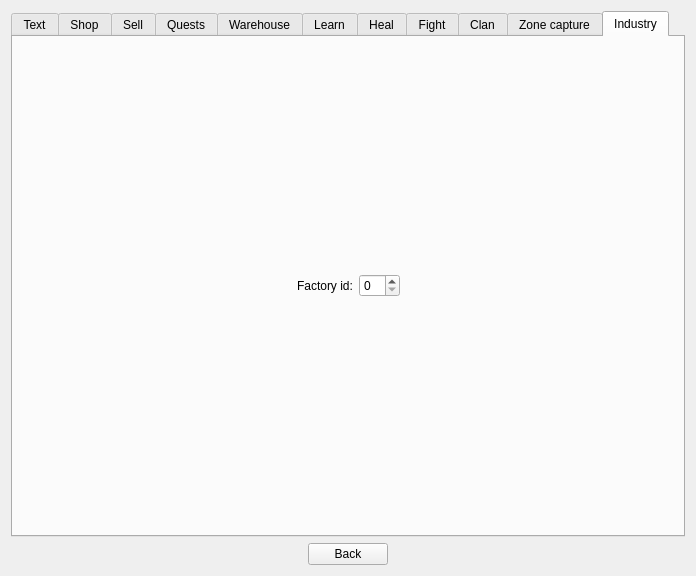
<?xml version="1.0" encoding="UTF-8"?>
<ui version="4.0">
 <class>MainWindow</class>
 <widget class="QMainWindow" name="MainWindow">
  <property name="geometry">
   <rect>
    <x>0</x>
    <y>0</y>
    <width>696</width>
    <height>576</height>
   </rect>
  </property>
  <property name="windowTitle">
   <string>Bot editor</string>
  </property>
  <widget class="QWidget" name="centralWidget">
   <layout class="QHBoxLayout" name="horizontalLayout">
    <property name="spacing">
     <number>0</number>
    </property>
    <property name="margin">
     <number>0</number>
    </property>
    <item>
     <widget class="QStackedWidget" name="stackedWidget">
      <property name="currentIndex">
       <number>3</number>
      </property>
      <widget class="QWidget" name="page_welcome">
       <layout class="QVBoxLayout" name="verticalLayout">
        <item>
         <spacer name="verticalSpacer_2">
          <property name="orientation">
           <enum>Qt::Vertical</enum>
          </property>
          <property name="sizeHint" stdset="0">
           <size>
            <width>20</width>
            <height>164</height>
           </size>
          </property>
         </spacer>
        </item>
        <item>
         <layout class="QHBoxLayout" name="horizontalLayout_3">
          <item>
           <spacer name="horizontalSpacer">
            <property name="orientation">
             <enum>Qt::Horizontal</enum>
            </property>
            <property name="sizeHint" stdset="0">
             <size>
              <width>40</width>
              <height>20</height>
             </size>
            </property>
           </spacer>
          </item>
          <item>
           <widget class="QLineEdit" name="lineEditBotFile"/>
          </item>
          <item>
           <widget class="QPushButton" name="browseBotFile">
            <property name="text">
             <string>Browse</string>
            </property>
           </widget>
          </item>
          <item>
           <spacer name="horizontalSpacer_2">
            <property name="orientation">
             <enum>Qt::Horizontal</enum>
            </property>
            <property name="sizeHint" stdset="0">
             <size>
              <width>40</width>
              <height>20</height>
             </size>
            </property>
           </spacer>
          </item>
         </layout>
        </item>
        <item>
         <spacer name="verticalSpacer">
          <property name="orientation">
           <enum>Qt::Vertical</enum>
          </property>
          <property name="sizeHint" stdset="0">
           <size>
            <width>20</width>
            <height>165</height>
           </size>
          </property>
         </spacer>
        </item>
        <item>
         <layout class="QHBoxLayout" name="horizontalLayout_2">
          <item>
           <spacer name="horizontalSpacer_3">
            <property name="orientation">
             <enum>Qt::Horizontal</enum>
            </property>
            <property name="sizeHint" stdset="0">
             <size>
              <width>40</width>
              <height>20</height>
             </size>
            </property>
           </spacer>
          </item>
          <item>
           <widget class="QPushButton" name="openBotFile">
            <property name="text">
             <string>Open</string>
            </property>
           </widget>
          </item>
          <item>
           <spacer name="horizontalSpacer_4">
            <property name="orientation">
             <enum>Qt::Horizontal</enum>
            </property>
            <property name="sizeHint" stdset="0">
             <size>
              <width>40</width>
              <height>20</height>
             </size>
            </property>
           </spacer>
          </item>
         </layout>
        </item>
        <item>
         <spacer name="verticalSpacer_3">
          <property name="orientation">
           <enum>Qt::Vertical</enum>
          </property>
          <property name="sizeHint" stdset="0">
           <size>
            <width>20</width>
            <height>164</height>
           </size>
          </property>
         </spacer>
        </item>
       </layout>
      </widget>
      <widget class="QWidget" name="page_bot_list">
       <layout class="QVBoxLayout" name="verticalLayout_2">
        <item>
         <widget class="QLabel" name="label">
          <property name="text">
           <string>Bot list:</string>
          </property>
         </widget>
        </item>
        <item>
         <widget class="QListWidget" name="botList"/>
        </item>
        <item>
         <layout class="QHBoxLayout" name="horizontalLayout_4">
          <item>
           <spacer name="horizontalSpacer_5">
            <property name="orientation">
             <enum>Qt::Horizontal</enum>
            </property>
            <property name="sizeHint" stdset="0">
             <size>
              <width>40</width>
              <height>20</height>
             </size>
            </property>
           </spacer>
          </item>
          <item>
           <widget class="QPushButton" name="botListAdd">
            <property name="text">
             <string>Add</string>
            </property>
           </widget>
          </item>
          <item>
           <spacer name="horizontalSpacer_6">
            <property name="orientation">
             <enum>Qt::Horizontal</enum>
            </property>
            <property name="sizeHint" stdset="0">
             <size>
              <width>40</width>
              <height>20</height>
             </size>
            </property>
           </spacer>
          </item>
          <item>
           <widget class="QPushButton" name="botListEdit">
            <property name="text">
             <string>Edit</string>
            </property>
           </widget>
          </item>
          <item>
           <spacer name="horizontalSpacer_7">
            <property name="orientation">
             <enum>Qt::Horizontal</enum>
            </property>
            <property name="sizeHint" stdset="0">
             <size>
              <width>40</width>
              <height>20</height>
             </size>
            </property>
           </spacer>
          </item>
          <item>
           <widget class="QPushButton" name="botListDelete">
            <property name="text">
             <string>Delete</string>
            </property>
           </widget>
          </item>
          <item>
           <spacer name="horizontalSpacer_8">
            <property name="orientation">
             <enum>Qt::Horizontal</enum>
            </property>
            <property name="sizeHint" stdset="0">
             <size>
              <width>40</width>
              <height>20</height>
             </size>
            </property>
           </spacer>
          </item>
         </layout>
        </item>
        <item>
         <layout class="QHBoxLayout" name="horizontalLayout_5">
          <item>
           <spacer name="horizontalSpacer_10">
            <property name="orientation">
             <enum>Qt::Horizontal</enum>
            </property>
            <property name="sizeHint" stdset="0">
             <size>
              <width>40</width>
              <height>20</height>
             </size>
            </property>
           </spacer>
          </item>
          <item>
           <widget class="QPushButton" name="botFileSave">
            <property name="text">
             <string>Save</string>
            </property>
           </widget>
          </item>
          <item>
           <spacer name="horizontalSpacer_9">
            <property name="orientation">
             <enum>Qt::Horizontal</enum>
            </property>
            <property name="sizeHint" stdset="0">
             <size>
              <width>40</width>
              <height>20</height>
             </size>
            </property>
           </spacer>
          </item>
         </layout>
        </item>
       </layout>
      </widget>
      <widget class="QWidget" name="page_step_list">
       <layout class="QVBoxLayout" name="verticalLayout_3">
        <item>
         <widget class="QLabel" name="stepListTitle">
          <property name="text">
           <string>Step list</string>
          </property>
         </widget>
        </item>
        <item>
         <widget class="QListWidget" name="stepList"/>
        </item>
        <item>
         <layout class="QHBoxLayout" name="horizontalLayout_6">
          <item>
           <spacer name="horizontalSpacer_11">
            <property name="orientation">
             <enum>Qt::Horizontal</enum>
            </property>
            <property name="sizeHint" stdset="0">
             <size>
              <width>40</width>
              <height>20</height>
             </size>
            </property>
           </spacer>
          </item>
          <item>
           <widget class="QPushButton" name="stepListAdd">
            <property name="text">
             <string>Add</string>
            </property>
           </widget>
          </item>
          <item>
           <spacer name="horizontalSpacer_12">
            <property name="orientation">
             <enum>Qt::Horizontal</enum>
            </property>
            <property name="sizeHint" stdset="0">
             <size>
              <width>40</width>
              <height>20</height>
             </size>
            </property>
           </spacer>
          </item>
          <item>
           <widget class="QPushButton" name="stepListEdit">
            <property name="text">
             <string>Edit</string>
            </property>
           </widget>
          </item>
          <item>
           <spacer name="horizontalSpacer_13">
            <property name="orientation">
             <enum>Qt::Horizontal</enum>
            </property>
            <property name="sizeHint" stdset="0">
             <size>
              <width>40</width>
              <height>20</height>
             </size>
            </property>
           </spacer>
          </item>
          <item>
           <widget class="QPushButton" name="stepListDelete">
            <property name="text">
             <string>Delete</string>
            </property>
           </widget>
          </item>
          <item>
           <spacer name="horizontalSpacer_14">
            <property name="orientation">
             <enum>Qt::Horizontal</enum>
            </property>
            <property name="sizeHint" stdset="0">
             <size>
              <width>40</width>
              <height>20</height>
             </size>
            </property>
           </spacer>
          </item>
         </layout>
        </item>
        <item>
         <layout class="QHBoxLayout" name="horizontalLayout_7">
          <item>
           <spacer name="horizontalSpacer_15">
            <property name="orientation">
             <enum>Qt::Horizontal</enum>
            </property>
            <property name="sizeHint" stdset="0">
             <size>
              <width>40</width>
              <height>20</height>
             </size>
            </property>
           </spacer>
          </item>
          <item>
           <widget class="QPushButton" name="stepListBack">
            <property name="text">
             <string>Back</string>
            </property>
           </widget>
          </item>
          <item>
           <spacer name="horizontalSpacer_16">
            <property name="orientation">
             <enum>Qt::Horizontal</enum>
            </property>
            <property name="sizeHint" stdset="0">
             <size>
              <width>40</width>
              <height>20</height>
             </size>
            </property>
           </spacer>
          </item>
         </layout>
        </item>
       </layout>
      </widget>
      <widget class="QWidget" name="page_step_edit">
       <layout class="QVBoxLayout" name="verticalLayout_4">
        <item>
         <widget class="QTabWidget" name="tabWidget">
          <property name="currentIndex">
           <number>10</number>
          </property>
          <widget class="QWidget" name="tabText">
           <attribute name="title">
            <string>Text</string>
           </attribute>
           <layout class="QVBoxLayout" name="verticalLayout_5">
            <item>
             <layout class="QHBoxLayout" name="horizontalLayout_9">
              <item>
               <widget class="QLabel" name="label_2">
                <property name="text">
                 <string>Languages:</string>
                </property>
               </widget>
              </item>
              <item>
               <widget class="QComboBox" name="stepEditLanguageList"/>
              </item>
              <item>
               <widget class="QPushButton" name="stepEditLanguageAdd">
                <property name="text">
                 <string>Add</string>
                </property>
               </widget>
              </item>
              <item>
               <widget class="QPushButton" name="stepEditLanguageRemove">
                <property name="text">
                 <string>Remove</string>
                </property>
               </widget>
              </item>
              <item>
               <spacer name="horizontalSpacer_19">
                <property name="orientation">
                 <enum>Qt::Horizontal</enum>
                </property>
                <property name="sizeHint" stdset="0">
                 <size>
                  <width>40</width>
                  <height>20</height>
                 </size>
                </property>
               </spacer>
              </item>
             </layout>
            </item>
            <item>
             <widget class="QPlainTextEdit" name="plainTextEdit"/>
            </item>
           </layout>
          </widget>
          <widget class="QWidget" name="tabShop">
           <attribute name="title">
            <string>Shop</string>
           </attribute>
           <layout class="QVBoxLayout" name="verticalLayout_6">
            <item>
             <spacer name="verticalSpacer_4">
              <property name="orientation">
               <enum>Qt::Vertical</enum>
              </property>
              <property name="sizeHint" stdset="0">
               <size>
                <width>20</width>
                <height>232</height>
               </size>
              </property>
             </spacer>
            </item>
            <item>
             <layout class="QHBoxLayout" name="horizontalLayout_10">
              <item>
               <spacer name="horizontalSpacer_20">
                <property name="orientation">
                 <enum>Qt::Horizontal</enum>
                </property>
                <property name="sizeHint" stdset="0">
                 <size>
                  <width>40</width>
                  <height>20</height>
                 </size>
                </property>
               </spacer>
              </item>
              <item>
               <widget class="QLabel" name="label_3">
                <property name="text">
                 <string>Shop id:</string>
                </property>
               </widget>
              </item>
              <item>
               <widget class="QSpinBox" name="stepEditShop">
                <property name="minimum">
                 <number>1</number>
                </property>
                <property name="maximum">
                 <number>999999999</number>
                </property>
               </widget>
              </item>
              <item>
               <spacer name="horizontalSpacer_21">
                <property name="orientation">
                 <enum>Qt::Horizontal</enum>
                </property>
                <property name="sizeHint" stdset="0">
                 <size>
                  <width>40</width>
                  <height>20</height>
                 </size>
                </property>
               </spacer>
              </item>
             </layout>
            </item>
            <item>
             <spacer name="verticalSpacer_5">
              <property name="orientation">
               <enum>Qt::Vertical</enum>
              </property>
              <property name="sizeHint" stdset="0">
               <size>
                <width>20</width>
                <height>232</height>
               </size>
              </property>
             </spacer>
            </item>
           </layout>
          </widget>
          <widget class="QWidget" name="tabSell">
           <attribute name="title">
            <string>Sell</string>
           </attribute>
           <layout class="QVBoxLayout" name="verticalLayout_7">
            <item>
             <spacer name="verticalSpacer_6">
              <property name="orientation">
               <enum>Qt::Vertical</enum>
              </property>
              <property name="sizeHint" stdset="0">
               <size>
                <width>20</width>
                <height>232</height>
               </size>
              </property>
             </spacer>
            </item>
            <item>
             <layout class="QHBoxLayout" name="horizontalLayout_11">
              <item>
               <spacer name="horizontalSpacer_22">
                <property name="orientation">
                 <enum>Qt::Horizontal</enum>
                </property>
                <property name="sizeHint" stdset="0">
                 <size>
                  <width>40</width>
                  <height>20</height>
                 </size>
                </property>
               </spacer>
              </item>
              <item>
               <widget class="QLabel" name="label_4">
                <property name="text">
                 <string>Sell into the shop id:</string>
                </property>
               </widget>
              </item>
              <item>
               <widget class="QSpinBox" name="stepEditSell">
                <property name="minimum">
                 <number>1</number>
                </property>
                <property name="maximum">
                 <number>999999999</number>
                </property>
               </widget>
              </item>
              <item>
               <spacer name="horizontalSpacer_23">
                <property name="orientation">
                 <enum>Qt::Horizontal</enum>
                </property>
                <property name="sizeHint" stdset="0">
                 <size>
                  <width>40</width>
                  <height>20</height>
                 </size>
                </property>
               </spacer>
              </item>
             </layout>
            </item>
            <item>
             <spacer name="verticalSpacer_7">
              <property name="orientation">
               <enum>Qt::Vertical</enum>
              </property>
              <property name="sizeHint" stdset="0">
               <size>
                <width>20</width>
                <height>232</height>
               </size>
              </property>
             </spacer>
            </item>
           </layout>
          </widget>
          <widget class="QWidget" name="tabQuests">
           <attribute name="title">
            <string>Quests</string>
           </attribute>
           <layout class="QVBoxLayout" name="verticalLayout_8">
            <item>
             <spacer name="verticalSpacer_8">
              <property name="orientation">
               <enum>Qt::Vertical</enum>
              </property>
              <property name="sizeHint" stdset="0">
               <size>
                <width>20</width>
                <height>233</height>
               </size>
              </property>
             </spacer>
            </item>
            <item>
             <layout class="QHBoxLayout" name="horizontalLayout_12">
              <item>
               <spacer name="horizontalSpacer_24">
                <property name="orientation">
                 <enum>Qt::Horizontal</enum>
                </property>
                <property name="sizeHint" stdset="0">
                 <size>
                  <width>40</width>
                  <height>20</height>
                 </size>
                </property>
               </spacer>
              </item>
              <item>
               <widget class="QLabel" name="label_5">
                <property name="text">
                 <string>No options for this type</string>
                </property>
               </widget>
              </item>
              <item>
               <spacer name="horizontalSpacer_25">
                <property name="orientation">
                 <enum>Qt::Horizontal</enum>
                </property>
                <property name="sizeHint" stdset="0">
                 <size>
                  <width>40</width>
                  <height>20</height>
                 </size>
                </property>
               </spacer>
              </item>
             </layout>
            </item>
            <item>
             <spacer name="verticalSpacer_9">
              <property name="orientation">
               <enum>Qt::Vertical</enum>
              </property>
              <property name="sizeHint" stdset="0">
               <size>
                <width>20</width>
                <height>233</height>
               </size>
              </property>
             </spacer>
            </item>
           </layout>
          </widget>
          <widget class="QWidget" name="tabWarehouse">
           <attribute name="title">
            <string>Warehouse</string>
           </attribute>
           <layout class="QVBoxLayout" name="verticalLayout_12">
            <item>
             <spacer name="verticalSpacer_11">
              <property name="orientation">
               <enum>Qt::Vertical</enum>
              </property>
              <property name="sizeHint" stdset="0">
               <size>
                <width>20</width>
                <height>233</height>
               </size>
              </property>
             </spacer>
            </item>
            <item>
             <layout class="QHBoxLayout" name="horizontalLayout_16">
              <item>
               <spacer name="horizontalSpacer_26">
                <property name="orientation">
                 <enum>Qt::Horizontal</enum>
                </property>
                <property name="sizeHint" stdset="0">
                 <size>
                  <width>40</width>
                  <height>20</height>
                 </size>
                </property>
               </spacer>
              </item>
              <item>
               <widget class="QLabel" name="label_6">
                <property name="text">
                 <string>No options for this type</string>
                </property>
               </widget>
              </item>
              <item>
               <spacer name="horizontalSpacer_27">
                <property name="orientation">
                 <enum>Qt::Horizontal</enum>
                </property>
                <property name="sizeHint" stdset="0">
                 <size>
                  <width>40</width>
                  <height>20</height>
                 </size>
                </property>
               </spacer>
              </item>
             </layout>
            </item>
            <item>
             <spacer name="verticalSpacer_10">
              <property name="orientation">
               <enum>Qt::Vertical</enum>
              </property>
              <property name="sizeHint" stdset="0">
               <size>
                <width>20</width>
                <height>233</height>
               </size>
              </property>
             </spacer>
            </item>
           </layout>
          </widget>
          <widget class="QWidget" name="tabLearn">
           <attribute name="title">
            <string>Learn</string>
           </attribute>
           <layout class="QVBoxLayout" name="verticalLayout_11">
            <item>
             <spacer name="verticalSpacer_12">
              <property name="orientation">
               <enum>Qt::Vertical</enum>
              </property>
              <property name="sizeHint" stdset="0">
               <size>
                <width>20</width>
                <height>233</height>
               </size>
              </property>
             </spacer>
            </item>
            <item>
             <layout class="QHBoxLayout" name="horizontalLayout_15">
              <item>
               <spacer name="horizontalSpacer_28">
                <property name="orientation">
                 <enum>Qt::Horizontal</enum>
                </property>
                <property name="sizeHint" stdset="0">
                 <size>
                  <width>40</width>
                  <height>20</height>
                 </size>
                </property>
               </spacer>
              </item>
              <item>
               <widget class="QLabel" name="label_7">
                <property name="text">
                 <string>No options for this type</string>
                </property>
               </widget>
              </item>
              <item>
               <spacer name="horizontalSpacer_29">
                <property name="orientation">
                 <enum>Qt::Horizontal</enum>
                </property>
                <property name="sizeHint" stdset="0">
                 <size>
                  <width>40</width>
                  <height>20</height>
                 </size>
                </property>
               </spacer>
              </item>
             </layout>
            </item>
            <item>
             <spacer name="verticalSpacer_13">
              <property name="orientation">
               <enum>Qt::Vertical</enum>
              </property>
              <property name="sizeHint" stdset="0">
               <size>
                <width>20</width>
                <height>233</height>
               </size>
              </property>
             </spacer>
            </item>
           </layout>
          </widget>
          <widget class="QWidget" name="tabHeal">
           <attribute name="title">
            <string>Heal</string>
           </attribute>
           <layout class="QVBoxLayout" name="verticalLayout_10">
            <item>
             <spacer name="verticalSpacer_15">
              <property name="orientation">
               <enum>Qt::Vertical</enum>
              </property>
              <property name="sizeHint" stdset="0">
               <size>
                <width>20</width>
                <height>233</height>
               </size>
              </property>
             </spacer>
            </item>
            <item>
             <layout class="QHBoxLayout" name="horizontalLayout_14">
              <item>
               <spacer name="horizontalSpacer_30">
                <property name="orientation">
                 <enum>Qt::Horizontal</enum>
                </property>
                <property name="sizeHint" stdset="0">
                 <size>
                  <width>40</width>
                  <height>20</height>
                 </size>
                </property>
               </spacer>
              </item>
              <item>
               <widget class="QLabel" name="label_8">
                <property name="text">
                 <string>No options for this type</string>
                </property>
               </widget>
              </item>
              <item>
               <spacer name="horizontalSpacer_31">
                <property name="orientation">
                 <enum>Qt::Horizontal</enum>
                </property>
                <property name="sizeHint" stdset="0">
                 <size>
                  <width>40</width>
                  <height>20</height>
                 </size>
                </property>
               </spacer>
              </item>
             </layout>
            </item>
            <item>
             <spacer name="verticalSpacer_14">
              <property name="orientation">
               <enum>Qt::Vertical</enum>
              </property>
              <property name="sizeHint" stdset="0">
               <size>
                <width>20</width>
                <height>233</height>
               </size>
              </property>
             </spacer>
            </item>
           </layout>
          </widget>
          <widget class="QWidget" name="tabFight">
           <attribute name="title">
            <string>Fight</string>
           </attribute>
           <layout class="QVBoxLayout" name="verticalLayout_9">
            <item>
             <spacer name="verticalSpacer_16">
              <property name="orientation">
               <enum>Qt::Vertical</enum>
              </property>
              <property name="sizeHint" stdset="0">
               <size>
                <width>20</width>
                <height>232</height>
               </size>
              </property>
             </spacer>
            </item>
            <item>
             <layout class="QHBoxLayout" name="horizontalLayout_13">
              <item>
               <spacer name="horizontalSpacer_32">
                <property name="orientation">
                 <enum>Qt::Horizontal</enum>
                </property>
                <property name="sizeHint" stdset="0">
                 <size>
                  <width>40</width>
                  <height>20</height>
                 </size>
                </property>
               </spacer>
              </item>
              <item>
               <widget class="QLabel" name="label_9">
                <property name="text">
                 <string>Bot fight id</string>
                </property>
               </widget>
              </item>
              <item>
               <widget class="QSpinBox" name="stepEditFight">
                <property name="minimum">
                 <number>1</number>
                </property>
                <property name="maximum">
                 <number>999999999</number>
                </property>
               </widget>
              </item>
              <item>
               <spacer name="horizontalSpacer_33">
                <property name="orientation">
                 <enum>Qt::Horizontal</enum>
                </property>
                <property name="sizeHint" stdset="0">
                 <size>
                  <width>40</width>
                  <height>20</height>
                 </size>
                </property>
               </spacer>
              </item>
             </layout>
            </item>
            <item>
             <spacer name="verticalSpacer_17">
              <property name="orientation">
               <enum>Qt::Vertical</enum>
              </property>
              <property name="sizeHint" stdset="0">
               <size>
                <width>20</width>
                <height>232</height>
               </size>
              </property>
             </spacer>
            </item>
           </layout>
          </widget>
          <widget class="QWidget" name="tabClan">
           <attribute name="title">
            <string>Clan</string>
           </attribute>
           <layout class="QVBoxLayout" name="verticalLayout_13">
            <item>
             <spacer name="verticalSpacer_19">
              <property name="orientation">
               <enum>Qt::Vertical</enum>
              </property>
              <property name="sizeHint" stdset="0">
               <size>
                <width>20</width>
                <height>233</height>
               </size>
              </property>
             </spacer>
            </item>
            <item>
             <layout class="QHBoxLayout" name="horizontalLayout_17">
              <item>
               <spacer name="horizontalSpacer_34">
                <property name="orientation">
                 <enum>Qt::Horizontal</enum>
                </property>
                <property name="sizeHint" stdset="0">
                 <size>
                  <width>40</width>
                  <height>20</height>
                 </size>
                </property>
               </spacer>
              </item>
              <item>
               <widget class="QLabel" name="label_10">
                <property name="text">
                 <string>No options for this type</string>
                </property>
               </widget>
              </item>
              <item>
               <spacer name="horizontalSpacer_35">
                <property name="orientation">
                 <enum>Qt::Horizontal</enum>
                </property>
                <property name="sizeHint" stdset="0">
                 <size>
                  <width>40</width>
                  <height>20</height>
                 </size>
                </property>
               </spacer>
              </item>
             </layout>
            </item>
            <item>
             <spacer name="verticalSpacer_18">
              <property name="orientation">
               <enum>Qt::Vertical</enum>
              </property>
              <property name="sizeHint" stdset="0">
               <size>
                <width>20</width>
                <height>233</height>
               </size>
              </property>
             </spacer>
            </item>
           </layout>
          </widget>
          <widget class="QWidget" name="tabZonecapture">
           <attribute name="title">
            <string>Zone capture</string>
           </attribute>
           <layout class="QVBoxLayout" name="verticalLayout_14">
            <item>
             <spacer name="verticalSpacer_20">
              <property name="orientation">
               <enum>Qt::Vertical</enum>
              </property>
              <property name="sizeHint" stdset="0">
               <size>
                <width>20</width>
                <height>232</height>
               </size>
              </property>
             </spacer>
            </item>
            <item>
             <layout class="QHBoxLayout" name="horizontalLayout_18">
              <item>
               <spacer name="horizontalSpacer_36">
                <property name="orientation">
                 <enum>Qt::Horizontal</enum>
                </property>
                <property name="sizeHint" stdset="0">
                 <size>
                  <width>40</width>
                  <height>20</height>
                 </size>
                </property>
               </spacer>
              </item>
              <item>
               <widget class="QLabel" name="label_11">
                <property name="text">
                 <string>Zone name code:</string>
                </property>
               </widget>
              </item>
              <item>
               <widget class="QLineEdit" name="stepEditZoneCapture"/>
              </item>
              <item>
               <spacer name="horizontalSpacer_37">
                <property name="orientation">
                 <enum>Qt::Horizontal</enum>
                </property>
                <property name="sizeHint" stdset="0">
                 <size>
                  <width>40</width>
                  <height>20</height>
                 </size>
                </property>
               </spacer>
              </item>
             </layout>
            </item>
            <item>
             <spacer name="verticalSpacer_21">
              <property name="orientation">
               <enum>Qt::Vertical</enum>
              </property>
              <property name="sizeHint" stdset="0">
               <size>
                <width>20</width>
                <height>232</height>
               </size>
              </property>
             </spacer>
            </item>
           </layout>
          </widget>
          <widget class="QWidget" name="tabIndustry">
           <attribute name="title">
            <string>Industry</string>
           </attribute>
           <layout class="QVBoxLayout" name="verticalLayout_15">
            <item>
             <spacer name="verticalSpacer_22">
              <property name="orientation">
               <enum>Qt::Vertical</enum>
              </property>
              <property name="sizeHint" stdset="0">
               <size>
                <width>20</width>
                <height>232</height>
               </size>
              </property>
             </spacer>
            </item>
            <item>
             <layout class="QHBoxLayout" name="horizontalLayout_19">
              <item>
               <spacer name="horizontalSpacer_38">
                <property name="orientation">
                 <enum>Qt::Horizontal</enum>
                </property>
                <property name="sizeHint" stdset="0">
                 <size>
                  <width>40</width>
                  <height>20</height>
                 </size>
                </property>
               </spacer>
              </item>
              <item>
               <widget class="QLabel" name="label_12">
                <property name="text">
                 <string>Factory id:</string>
                </property>
               </widget>
              </item>
              <item>
               <widget class="QSpinBox" name="stepEditIndustry"/>
              </item>
              <item>
               <spacer name="horizontalSpacer_39">
                <property name="orientation">
                 <enum>Qt::Horizontal</enum>
                </property>
                <property name="sizeHint" stdset="0">
                 <size>
                  <width>40</width>
                  <height>20</height>
                 </size>
                </property>
               </spacer>
              </item>
             </layout>
            </item>
            <item>
             <spacer name="verticalSpacer_23">
              <property name="orientation">
               <enum>Qt::Vertical</enum>
              </property>
              <property name="sizeHint" stdset="0">
               <size>
                <width>20</width>
                <height>232</height>
               </size>
              </property>
             </spacer>
            </item>
           </layout>
          </widget>
         </widget>
        </item>
        <item>
         <layout class="QHBoxLayout" name="horizontalLayout_8">
          <item>
           <spacer name="horizontalSpacer_17">
            <property name="orientation">
             <enum>Qt::Horizontal</enum>
            </property>
            <property name="sizeHint" stdset="0">
             <size>
              <width>40</width>
              <height>20</height>
             </size>
            </property>
           </spacer>
          </item>
          <item>
           <widget class="QPushButton" name="stepEditBack">
            <property name="text">
             <string>Back</string>
            </property>
           </widget>
          </item>
          <item>
           <spacer name="horizontalSpacer_18">
            <property name="orientation">
             <enum>Qt::Horizontal</enum>
            </property>
            <property name="sizeHint" stdset="0">
             <size>
              <width>40</width>
              <height>20</height>
             </size>
            </property>
           </spacer>
          </item>
         </layout>
        </item>
       </layout>
      </widget>
     </widget>
    </item>
   </layout>
  </widget>
 </widget>
 <layoutdefault spacing="6" margin="11"/>
 <resources/>
 <connections/>
</ui>
